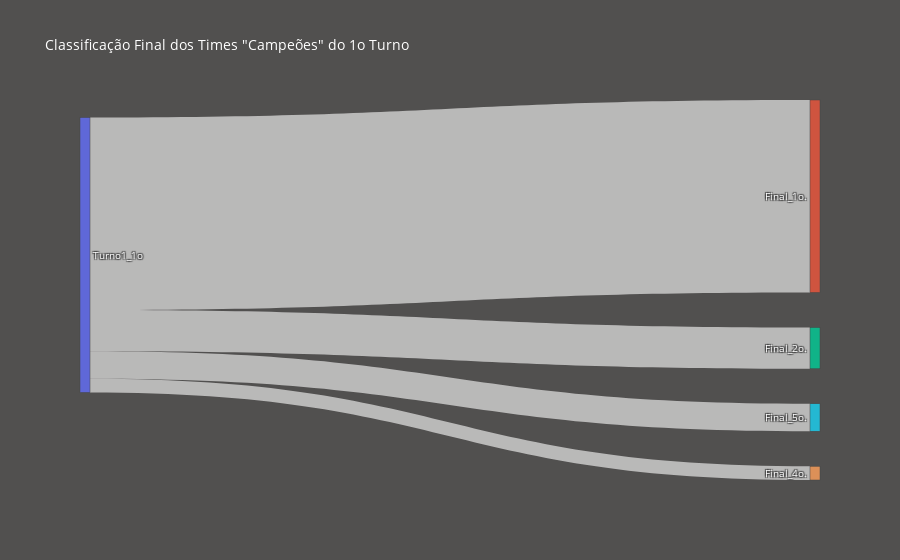

This figure's notebook cell:
### Markdown cell above
### Classificação Final dos Times "Campeões" do 1o Turno

### Code cell
#classificação turno1 para classificação final
df_plot = df_completo.groupby(['ano_campeonato','time'])[['classificacao_1o_turno','classificacao_final']].max().reset_index()
df_plot = df_plot.groupby(['classificacao_1o_turno','classificacao_final'])['time'].count().reset_index()
df_plot = df_plot.loc[df_plot.classificacao_1o_turno == 1]

display(df_plot)

#data
label = ['Turno1_1o',   #0

        'Final_1o.',    #1
        'Final_2o.',    #2
        'Final_3o.',    #3
        'Final_4o.',    #4
        'Final_5o.']    #5

source = [0,0,0,0]
target = [1,2,4,5]
value = df_plot.time.tolist()

#data to dict, dict to sankey
link = dict(source = source, target = target, value = value)
node = dict(label = label, pad = 35, thickness = 10)
data = go.Sankey(link = link, node = node, orientation = 'h')

fig = go.Figure(data)
fig.update_layout(
    hovermode = 'x',
    title = 'Classificação Final dos Times "Campeões" do 1o Turno',
    font = dict(size = 10, color = 'white'),
    paper_bgcolor = '#51504f'
)
fig.show()

### Figure 1 — Plotly figure (JSON) as saved in the notebook; plotly's stock layout.template omitted (floating-point values rounded to 4 significant figures)
{"data": [{"link": {"source": [0, 0, 0, 0], "target": [1, 2, 4, 5], "value": [14, 3, 1, 2]}, "node": {"label": ["Turno1_1o", "Final_1o.", "Final_2o.", "Final_3o.", "Final_4o.", "Final_5o."], "pad": 35, "thickness": 10}, "orientation": "h", "type": "sankey"}], "layout": {"font": {"color": "white", "size": 10}, "hovermode": "x", "paper_bgcolor": "#51504f", "title": {"text": "Classificação Final dos Times \"Campeões\" do 1o Turno"}}}
